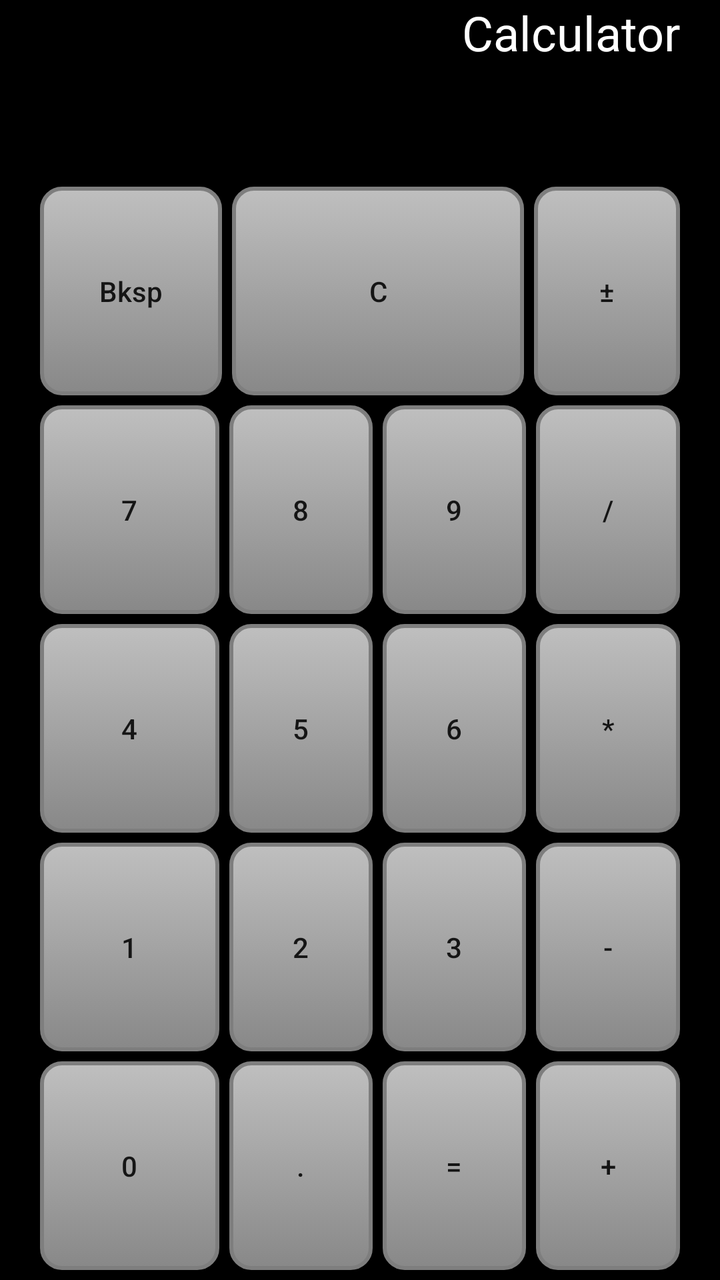
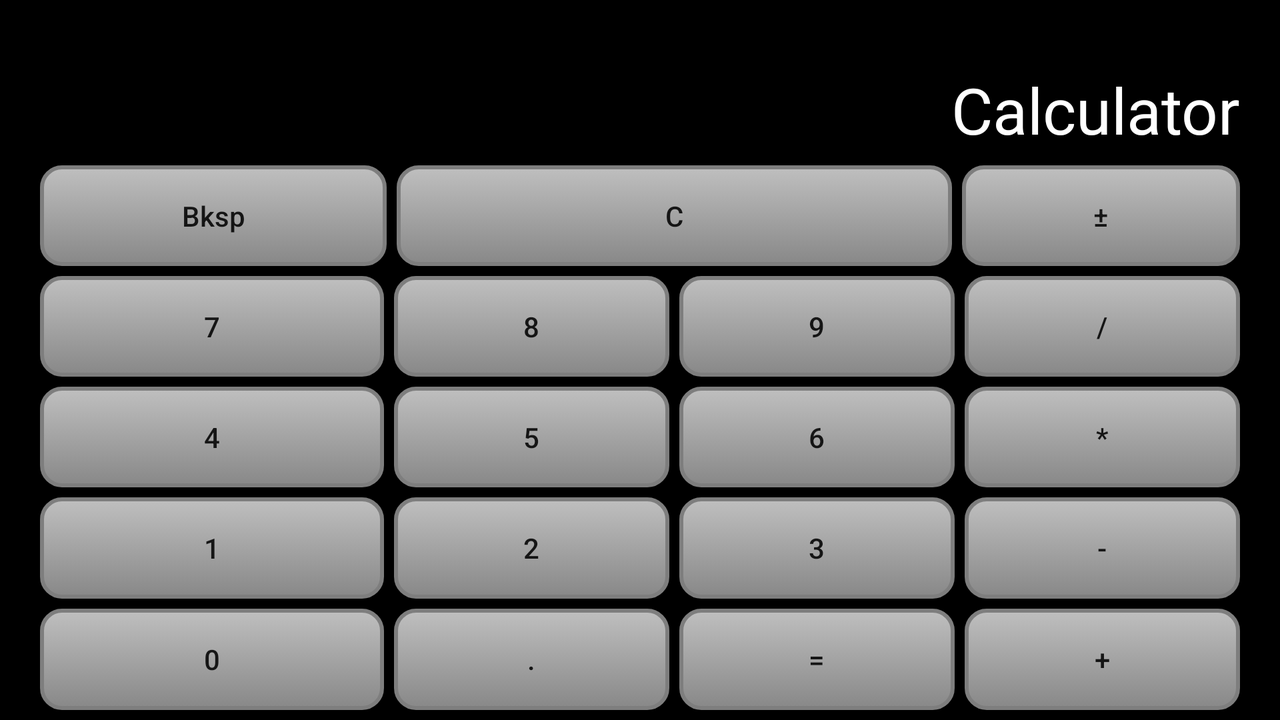

Two renders of one Android screen. The first uses the default layout on a phone; the second uses the alternative layout the repository ships for a different screen configuration, on a matching device. The two XML files are below.
<!-- AndroidManifest.xml: application theme Theme.Kalkulator -->
<!-- res/layout/activity_simple_calculator.xml -->
<?xml version="1.0" encoding="utf-8"?>
<LinearLayout xmlns:android="http://schemas.android.com/apk/res/android"
    xmlns:app="http://schemas.android.com/apk/res-auto"
    xmlns:tools="http://schemas.android.com/tools"
    android:layout_width="match_parent"
    android:layout_height="match_parent"
    tools:context=".SimpleCalculator"
    android:background="#000000"
    android:backgroundTint="#000000"
    android:baselineAligned="false"
    android:gravity="center"
    android:paddingLeft="20dp"
    android:paddingRight="20dp"
    android:orientation="vertical">

    <TextView
        android:id="@+id/textView4"
        android:layout_width="match_parent"
        android:layout_height="wrap_content"
        android:layout_marginBottom="5dp"
        android:layout_weight="1"
        android:text="@string/Calculator"
        android:textAlignment="viewEnd"
        android:textAllCaps="false"
        android:textColor="@color/white"
        android:textSize="24sp" />



    <LinearLayout
        android:layout_weight="1"
        android:layout_width="match_parent"
        android:layout_height="wrap_content"
        android:gravity="center"
        android:orientation="horizontal"
        android:paddingBottom="5dp">

        <Button
            android:id="@+id/button4"
            android:layout_width="0dp"
            android:layout_height="match_parent"
            android:layout_marginEnd="5dp"
            android:layout_weight="5"
            android:background="@drawable/rounded_corner"
            android:text="@string/Bksp"
            android:textAllCaps="false"
            tools:ignore="NestedWeights" />
        <Button
            android:background="@drawable/rounded_corner"
            android:id="@+id/button5"
            android:layout_width="0dp"
            android:layout_height="match_parent"
            android:layout_weight="8"
            android:text="@string/C"
            android:layout_marginEnd="5dp"/>
        <Button
            android:background="@drawable/rounded_corner"
            android:id="@+id/button6"
            android:layout_width="0dp"
            android:layout_height="match_parent"
            android:layout_weight="4"
            android:text="@string/Plus_minus" />
    </LinearLayout>
    <LinearLayout

        android:layout_weight="1"
        android:layout_width="match_parent"
        android:layout_height="wrap_content"
        android:gravity="center"
        android:orientation="horizontal"
        android:paddingBottom="5dp">
        <Button
            android:background="@drawable/rounded_corner"
            android:id="@+id/button7"
            android:layout_width="0dp"
            android:layout_height="match_parent"
            android:layout_weight="5"
            android:text="@string/Seven"
            android:layout_marginEnd="5dp"
            tools:ignore="NestedWeights" />
        <Button
            android:background="@drawable/rounded_corner"
            android:id="@+id/button8"
            android:layout_width="0dp"
            android:layout_height="match_parent"
            android:layout_weight="4"
            android:text="@string/Eight"
            android:layout_marginEnd="5dp"/>
        <Button
            android:background="@drawable/rounded_corner"
            android:id="@+id/button9"
            android:layout_width="0dp"
            android:layout_height="match_parent"
            android:layout_weight="4"
            android:text="@string/Nine"
            android:layout_marginEnd="5dp"/>
        <Button
            android:background="@drawable/rounded_corner"
            android:id="@+id/button10"
            android:layout_width="0dp"
            android:layout_height="match_parent"
            android:layout_weight="4"
            android:text="@string/Divide" />
    </LinearLayout>
    <LinearLayout
        android:layout_width="match_parent"
        android:layout_height="wrap_content"
        android:gravity="center"
        android:layout_weight="1"
        android:orientation="horizontal"
        android:paddingBottom="5dp">
        <Button
            android:background="@drawable/rounded_corner"
            android:id="@+id/button11"
            android:layout_width="0dp"
            android:layout_height="match_parent"
            android:layout_weight="5"
            android:text="@string/Four"
            android:layout_marginEnd="5dp"
            tools:ignore="NestedWeights" />
        <Button
            android:background="@drawable/rounded_corner"
            android:id="@+id/button12"
            android:layout_width="0dp"
            android:layout_height="match_parent"
            android:layout_weight="4"
            android:text="@string/Five"
            android:layout_marginEnd="5dp"/>
        <Button
            android:background="@drawable/rounded_corner"
            android:id="@+id/button13"
            android:layout_width="0dp"
            android:layout_height="match_parent"
            android:layout_weight="4"
            android:text="@string/Six"
            android:layout_marginEnd="5dp"/>
        <Button
            android:background="@drawable/rounded_corner"
            android:id="@+id/button14"
            android:layout_width="0dp"
            android:layout_height="match_parent"
            android:layout_weight="4"
            android:text="@string/multiply" />
    </LinearLayout>
    <LinearLayout
        android:layout_width="match_parent"
        android:layout_height="wrap_content"
        android:gravity="center"
        android:layout_weight="1"
        android:orientation="horizontal"
        android:paddingBottom="5dp">
        <Button
            android:background="@drawable/rounded_corner"
            android:id="@+id/button15"
            android:layout_width="0dp"
            android:layout_height="match_parent"
            android:layout_weight="5"
            android:text="@string/One"
            android:layout_marginEnd="5dp"
            tools:ignore="NestedWeights" />
        <Button
            android:background="@drawable/rounded_corner"
            android:id="@+id/button16"
            android:layout_width="0dp"
            android:layout_height="match_parent"
            android:layout_weight="4"
            android:text="@string/Two"
            android:layout_marginEnd="5dp"/>
        <Button
            android:background="@drawable/rounded_corner"
            android:id="@+id/button17"
            android:layout_width="0dp"
            android:layout_height="match_parent"
            android:layout_weight="4"
            android:text="@string/Three"
            android:layout_marginEnd="5dp"/>
        <Button
            android:background="@drawable/rounded_corner"
            android:id="@+id/button18"
            android:layout_width="0dp"
            android:layout_height="match_parent"
            android:layout_weight="4"
            android:text="@string/Subtract" />
    </LinearLayout>
    <LinearLayout
        android:layout_weight="1"
        android:layout_width="match_parent"
        android:layout_height="wrap_content"
        android:gravity="center"
        android:orientation="horizontal"
        android:paddingBottom="5dp">
        <Button
            android:background="@drawable/rounded_corner"
            android:id="@+id/button19"
            android:layout_width="0dp"
            android:layout_height="match_parent"
            android:layout_weight="5"
            android:text="@string/Zero"
            android:layout_marginEnd="5dp"
            tools:ignore="NestedWeights" />
        <Button
            android:background="@drawable/rounded_corner"
            android:id="@+id/button20"
            android:layout_width="0dp"
            android:layout_height="match_parent"
            android:layout_weight="4"
            android:text="@string/Dot"
            android:layout_marginEnd="5dp"/>
        <Button
            android:background="@drawable/rounded_corner"
            android:id="@+id/button21"
            android:layout_width="0dp"
            android:layout_height="match_parent"
            android:layout_weight="4"
            android:text="@string/Equal"
            android:layout_marginEnd="5dp"/>
        <Button
            android:background="@drawable/rounded_corner"
            android:id="@+id/button22"
            android:layout_width="0dp"
            android:layout_height="match_parent"
            android:layout_weight="4"
            android:text="@string/Add" />
    </LinearLayout>
</LinearLayout>
<!-- resources referenced by this layout -->
<resources>
  <!-- drawable rounded_corner (drawable) -->
  <?xml version="1.0" encoding="utf-8"?>
  <selector xmlns:android="http://schemas.android.com/apk/res/android" >
      <item android:state_pressed="true" >
          <shape android:shape="rectangle"  >
              <corners android:radius="10dip" />
              <stroke android:width="2dip" android:color="#7E7E7E" />
              <gradient android:angle="-90" android:startColor="#595959" android:endColor="#A6A6A6"  />
          </shape>
      </item>
      <item android:state_focused="true">
          <shape android:shape="rectangle"  >
              <corners android:radius="10dip" />
              <stroke android:width="2dip" android:color="#7E7E7E" />
              <solid android:color="#888888"/>
          </shape>
      </item>
      <item >
          <shape android:shape="rectangle"  >
              <corners android:radius="10dip" />
              <stroke android:width="2dip" android:color="#7E7E7E" />
              <gradient android:angle="-90" android:startColor="#BFBFBF" android:endColor="#888888" />
          </shape>
      </item>
  </selector>
  <string name="Add">+</string>
  <string name="Bksp">Bksp</string>
  <string name="C">C</string>
  <string name="Calculator">Calculator</string>
  <string name="Divide">/</string>
  <string name="Dot">.</string>
  <string name="Eight">8</string>
  <string name="Equal">=</string>
  <string name="Five">5</string>
  <string name="Four">4</string>
  <string name="Nine">9</string>
  <string name="One">1</string>
  <string name="Plus_minus">±</string>
  <string name="Seven">7</string>
  <string name="Six">6</string>
  <string name="Subtract">-</string>
  <string name="Three">3</string>
  <string name="Two">2</string>
  <string name="Zero">0</string>
  <string name="multiply">*</string>
  <style name="Theme.Kalkulator" parent="Theme.AppCompat.Light.DarkActionBar">
          
          <item name="colorPrimary">@color/purple_500</item>
          <item name="colorPrimaryVariant">@color/purple_700</item>
          <item name="colorOnPrimary">@color/white</item>
          
          <item name="colorSecondary">@color/teal_200</item>
          <item name="colorSecondaryVariant">@color/teal_700</item>
          <item name="colorOnSecondary">@color/black</item>
          
          <item name="android:statusBarColor" tools:targetApi="l">?attr/colorPrimaryVariant</item>
          
      </style>
</resources>
<!-- res/layout-land/activity_simple_calculator.xml (the repository's variant of the layout above) -->
<!-- drawn on the phone turned sideways -->
<?xml version="1.0" encoding="utf-8"?>
<LinearLayout xmlns:android="http://schemas.android.com/apk/res/android"
    xmlns:app="http://schemas.android.com/apk/res-auto"
    xmlns:tools="http://schemas.android.com/tools"
    android:layout_width="match_parent"
    android:layout_height="match_parent"
    tools:context=".SimpleCalculator"
    android:background="#000000"
    android:backgroundTint="#000000"
    android:baselineAligned="false"
    android:gravity="center"
    android:paddingLeft="20dp"
    android:paddingRight="20dp"
    android:orientation="vertical">


    <LinearLayout
        android:layout_weight="1"
        android:layout_width="match_parent"
        android:layout_height="wrap_content"
        android:gravity="center"
        android:orientation="vertical"
        android:paddingBottom="5dp">
        <TextView
            android:id="@+id/textView5"
            android:layout_width="match_parent"
            android:layout_height="wrap_content"
            android:layout_weight="1"
            android:text=""
            android:textAlignment="viewEnd"
            android:textAllCaps="false"
            android:textColor="@color/white"
            android:textSize="24sp"
            tools:ignore="NestedWeights" />
        <TextView
            android:id="@+id/textView4"
            android:layout_width="match_parent"
            android:layout_height="wrap_content"
            android:layout_weight="1"
            android:text="@string/Calculator"
            android:textAlignment="viewEnd"
            android:textAllCaps="false"
            android:textColor="@color/white"
            android:textSize="32sp" />
    </LinearLayout>



    <LinearLayout
        android:layout_weight="1"
        android:layout_width="match_parent"
        android:layout_height="wrap_content"
        android:gravity="center"
        android:orientation="horizontal"
        android:paddingBottom="5dp">

        <Button
            android:id="@+id/button4"
            android:layout_width="0dp"
            android:layout_height="match_parent"
            android:layout_marginEnd="5dp"
            android:layout_weight="5"
            android:background="@drawable/rounded_corner"
            android:text="@string/Bksp"
            android:textAllCaps="false"
            tools:ignore="NestedWeights" />
        <Button
            android:background="@drawable/rounded_corner"
            android:id="@+id/button5"
            android:layout_width="0dp"
            android:layout_height="match_parent"
            android:layout_weight="8"
            android:text="@string/C"
            android:layout_marginEnd="5dp"/>
        <Button
            android:background="@drawable/rounded_corner"
            android:id="@+id/button6"
            android:layout_width="0dp"
            android:layout_height="match_parent"
            android:layout_weight="4"
            android:text="@string/Plus_minus" />
    </LinearLayout>
    <LinearLayout

        android:layout_weight="1"
        android:layout_width="match_parent"
        android:layout_height="wrap_content"
        android:gravity="center"
        android:orientation="horizontal"
        android:paddingBottom="5dp">
        <Button
            android:background="@drawable/rounded_corner"
            android:id="@+id/button7"
            android:layout_width="0dp"
            android:layout_height="match_parent"
            android:layout_weight="5"
            android:text="@string/Seven"
            android:layout_marginEnd="5dp"
            tools:ignore="NestedWeights" />
        <Button
            android:background="@drawable/rounded_corner"
            android:id="@+id/button8"
            android:layout_width="0dp"
            android:layout_height="match_parent"
            android:layout_weight="4"
            android:text="@string/Eight"
            android:layout_marginEnd="5dp"/>
        <Button
            android:background="@drawable/rounded_corner"
            android:id="@+id/button9"
            android:layout_width="0dp"
            android:layout_height="match_parent"
            android:layout_weight="4"
            android:text="@string/Nine"
            android:layout_marginEnd="5dp"/>
        <Button
            android:background="@drawable/rounded_corner"
            android:id="@+id/button10"
            android:layout_width="0dp"
            android:layout_height="match_parent"
            android:layout_weight="4"
            android:text="@string/Divide" />
    </LinearLayout>
    <LinearLayout
        android:layout_width="match_parent"
        android:layout_height="wrap_content"
        android:gravity="center"
        android:layout_weight="1"
        android:orientation="horizontal"
        android:paddingBottom="5dp">
        <Button
            android:background="@drawable/rounded_corner"
            android:id="@+id/button11"
            android:layout_width="0dp"
            android:layout_height="match_parent"
            android:layout_weight="5"
            android:text="@string/Four"
            android:layout_marginEnd="5dp"
            tools:ignore="NestedWeights" />
        <Button
            android:background="@drawable/rounded_corner"
            android:id="@+id/button12"
            android:layout_width="0dp"
            android:layout_height="match_parent"
            android:layout_weight="4"
            android:text="@string/Five"
            android:layout_marginEnd="5dp"/>
        <Button
            android:background="@drawable/rounded_corner"
            android:id="@+id/button13"
            android:layout_width="0dp"
            android:layout_height="match_parent"
            android:layout_weight="4"
            android:text="@string/Six"
            android:layout_marginEnd="5dp"/>
        <Button
            android:background="@drawable/rounded_corner"
            android:id="@+id/button14"
            android:layout_width="0dp"
            android:layout_height="match_parent"
            android:layout_weight="4"
            android:text="@string/multiply" />
    </LinearLayout>
    <LinearLayout
        android:layout_width="match_parent"
        android:layout_height="wrap_content"
        android:gravity="center"
        android:layout_weight="1"
        android:orientation="horizontal"
        android:paddingBottom="5dp">
        <Button
            android:background="@drawable/rounded_corner"
            android:id="@+id/button15"
            android:layout_width="0dp"
            android:layout_height="match_parent"
            android:layout_weight="5"
            android:text="@string/One"
            android:layout_marginEnd="5dp"
            tools:ignore="NestedWeights" />
        <Button
            android:background="@drawable/rounded_corner"
            android:id="@+id/button16"
            android:layout_width="0dp"
            android:layout_height="match_parent"
            android:layout_weight="4"
            android:text="@string/Two"
            android:layout_marginEnd="5dp"/>
        <Button
            android:background="@drawable/rounded_corner"
            android:id="@+id/button17"
            android:layout_width="0dp"
            android:layout_height="match_parent"
            android:layout_weight="4"
            android:text="@string/Three"
            android:layout_marginEnd="5dp"/>
        <Button
            android:background="@drawable/rounded_corner"
            android:id="@+id/button18"
            android:layout_width="0dp"
            android:layout_height="match_parent"
            android:layout_weight="4"
            android:text="@string/Subtract" />
    </LinearLayout>
    <LinearLayout
        android:layout_weight="1"
        android:layout_width="match_parent"
        android:layout_height="wrap_content"
        android:gravity="center"
        android:orientation="horizontal"
        android:paddingBottom="5dp">
        <Button
            android:background="@drawable/rounded_corner"
            android:id="@+id/button19"
            android:layout_width="0dp"
            android:layout_height="match_parent"
            android:layout_weight="5"
            android:text="@string/Zero"
            android:layout_marginEnd="5dp"
            tools:ignore="NestedWeights" />
        <Button
            android:background="@drawable/rounded_corner"
            android:id="@+id/button20"
            android:layout_width="0dp"
            android:layout_height="match_parent"
            android:layout_weight="4"
            android:text="@string/Dot"
            android:layout_marginEnd="5dp"/>
        <Button
            android:background="@drawable/rounded_corner"
            android:id="@+id/button21"
            android:layout_width="0dp"
            android:layout_height="match_parent"
            android:layout_weight="4"
            android:text="@string/Equal"
            android:layout_marginEnd="5dp"/>
        <Button
            android:background="@drawable/rounded_corner"
            android:id="@+id/button22"
            android:layout_width="0dp"
            android:layout_height="match_parent"
            android:layout_weight="4"
            android:text="@string/Add" />
    </LinearLayout>
</LinearLayout>
